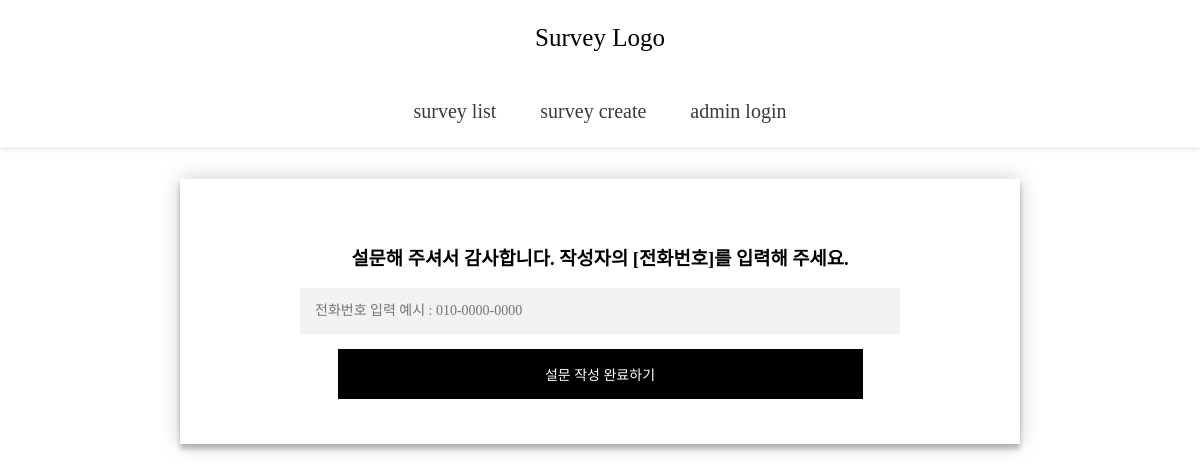
Before: /survey/detail/15 with the older database file.
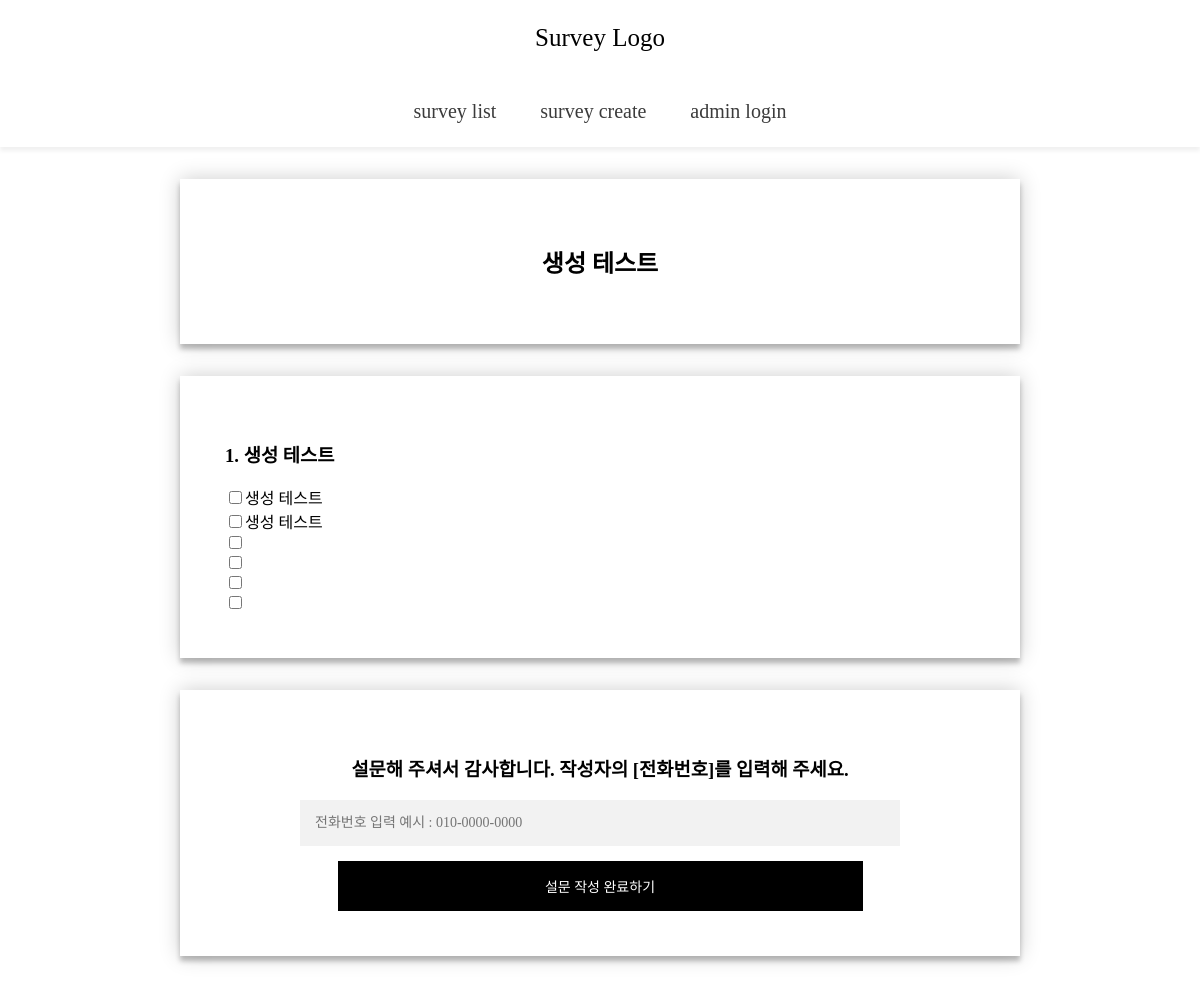
After: the same page with the newer database file.
### survey_q/models.py (models this page shows)
class Question(models.Model):
    writer = models.ForeignKey(Manager, null=True, on_delete=models.SET_NULL, verbose_name="작성자")
    title = models.CharField(max_length=100, verbose_name="설문지 제목")
    notice = models.TextField(blank=True, null=True, verbose_name="설문지 설명")
    created_at = models.DateTimeField(auto_now_add=True, verbose_name="생성 날짜")
    updated_at = models.DateTimeField(auto_now=True, verbose_name="최종 수정 날짜")

class Choice(models.Model):
    CATEGORY_CHOICE = (
        ('checkbox', 'checkbox'),
        ('radio', 'radio'),
        ('select', 'select'),
    )
    question = models.ForeignKey(Question, on_delete=models.CASCADE)
    category = models.CharField(max_length=10, choices=CATEGORY_CHOICE, default='checkbox', verbose_name="유형 선택")
    choice_title = models.CharField(max_length=100, verbose_name="질문")
    item1 = models.CharField(max_length=100, verbose_name="옵션")
    item2 = models.CharField(max_length=100, blank=True, null=True, verbose_name="옵션")
    item3 = models.CharField(max_length=100, blank=True, null=True, verbose_name="옵션")
    item4 = models.CharField(max_length=100, blank=True, null=True, verbose_name="옵션")
    item5 = models.CharField(max_length=100, blank=True, null=True, verbose_name="옵션")
    item6 = models.CharField(max_length=100, blank=True, null=True, verbose_name="옵션")

### survey_a/views.py (the view)
# urls.py: path("detail/<int:pk>", views.send_survey_detail, name="detail"),
def send_survey_detail(request, pk):
    if request.method == 'GET':
        survey = Question.objects.filter(id=pk)
        return render(request, "survey_q/survey_detail.html", { 'survey': survey })

### templates/survey_q/survey_detail.html (shortened to what this page needs)
{% extends 'main_nav.html' %}
{% load static %}
{% block style %}
    <link href="/static/css/survey_detail.css" rel="stylesheet" type="text/css">
{% endblock %}
{% block content %}
    {% for survey in survey %}
    <div class="survey-detail">
        <div class="form">
        <form class="survey-form">
            <h2>{{survey.title}}</h2>
        </form>
        </div>
    </div>
        <div class="survey-detail">
            <div class="forms">
            {% for choice in survey.choice_set.all %}
            <form class="survey-form" method="post" action="#">
                <h3>{{ forloop.counter }}. {{choice.choice_title}}</h3>
                <label><input type={{choice.category}} name="num" value="1">{{choice.item1}}</label><br>
                <label><input type={{choice.category}} name="num" value="2">{{choice.item2}}</label><br>
                <label><input type={{choice.category}} name="num" value="3">{{choice.item3}}</label><br>
                <label><input type={{choice.category}} name="num" value="4">{{choice.item4}}</label><br>
                <label><input type={{choice.category}} name="num" value="5">{{choice.item5}}</label><br>
                <label><input type={{choice.category}} name="num" value="6">{{choice.item6}}</label><br>
            {% endfor %}
            </form>
            </div>
        </div>
    {% endfor %}
    <div class="survey-detail" style="margin-bottom: 200px;">
        <div class="form">
            <form class="survey-form" method="post" action="#">
                <h3>설문해 주셔서 감사합니다. 작성자의 [전화번호]를 입력해 주세요.</h3>
                <input type="text" placeholder="전화번호 입력 예시 : 010-0000-0000" name="phone">
                <button type="submit" style="width: 70%; min-width: 250px;">설문 작성 완료하기</button>
            </form>
            </div>
        </div>
{% endblock content %}

Changed rows visible on the page:
added Question: title "생성 테스트"
added Choice: choice_title "생성 테스트", item1 "생성 테스트", item2 "생성 테스트"
